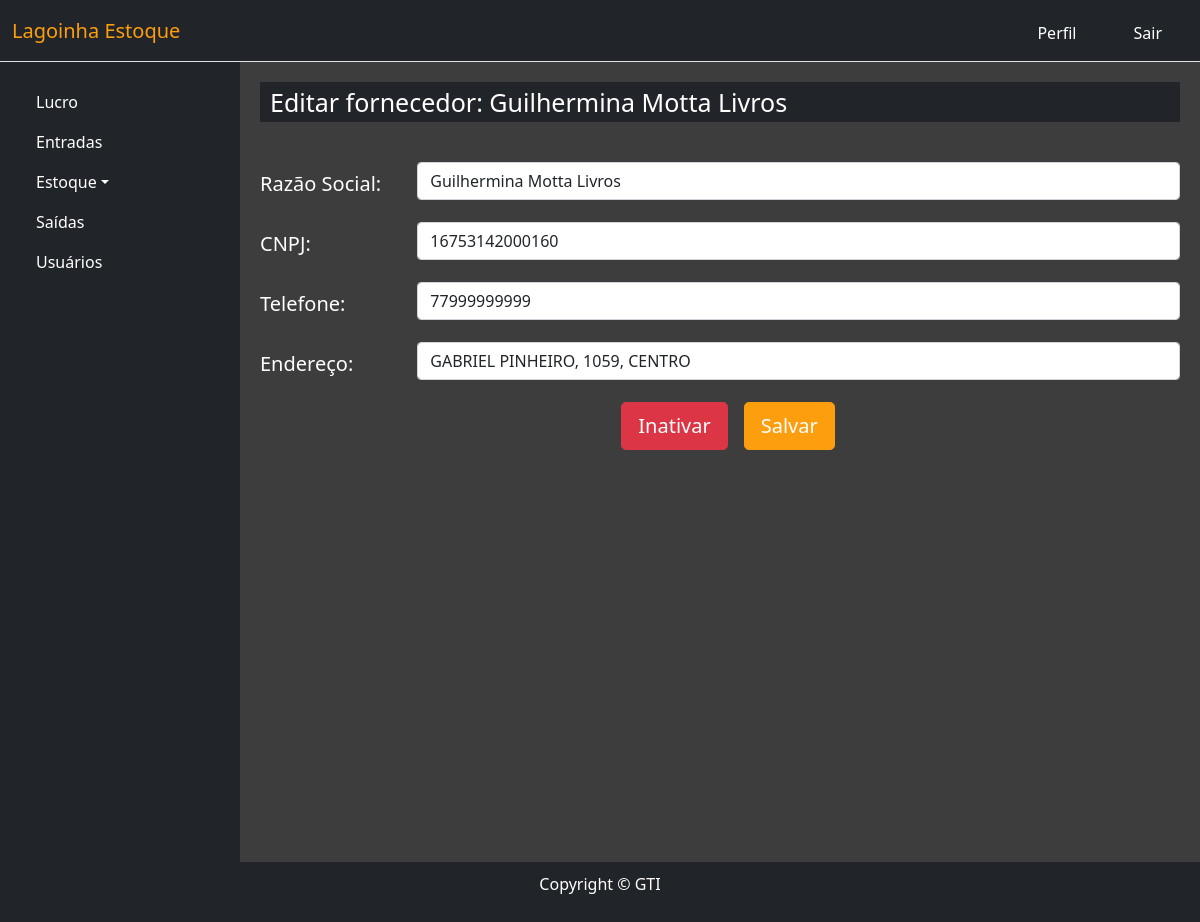
Page /fornecedor/editar_fornecedor/1/ (signed in) on the earlier database version.
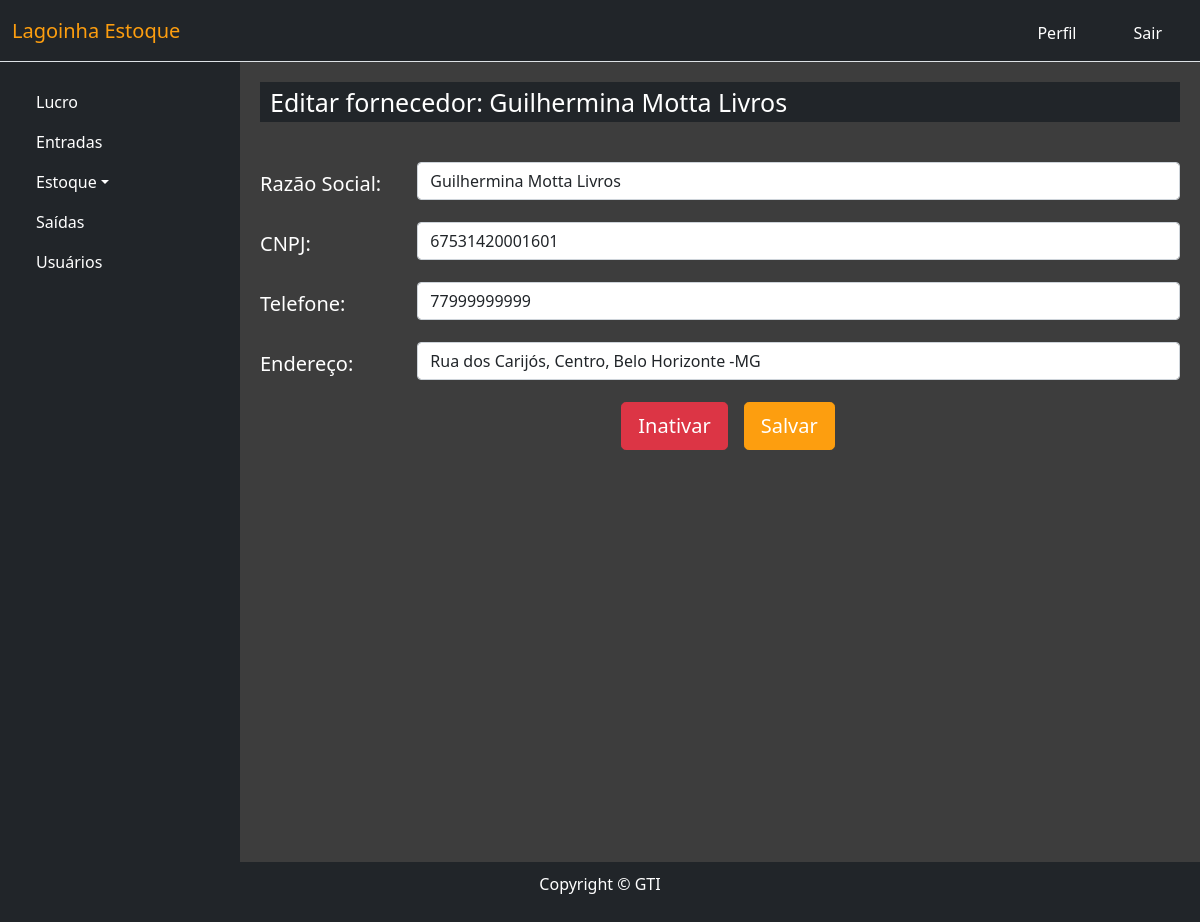
Same page on the later database version.
### fornecedor/models.py (models this page shows, shortened)
class Fornecedor(models.Model):
    razaosocial = models.CharField(max_length=20)
    cnpj = models.CharField(max_length=14, blank=True)
    endereco = models.CharField(max_length=100)
    telefone = models.IntegerField()
    data = models.DateField(default=timezone.now)
    ativo = models.BooleanField(default=True)

### fornecedor/views.py (the view, shortened to what this page needs)
# urls.py: path('editar_fornecedor/<int:fornecedor_id>/', views.editar_fornecedor, name='editar_fornecedor'),
@login_required(login_url='login')
def editar_fornecedor(request, fornecedor_id):
    fornecedor = get_object_or_404(Fornecedor, id=fornecedor_id)
    return render(request, 'fornecedor/editar_fornecedor.html', {'fornecedor': fornecedor})

### fornecedor/templates/fornecedor/editar_fornecedor.html (shortened to what this page needs)
{% extends 'base.html' %}
{% load static %}
{% block titulo %}
    Editar fornecedor: {{ fornecedor.razaosocial }}
{% endblock titulo %}
{% block conteudo %}
    <form method="post" enctype="multipart/form-data" class="mt-4">
        <div class="mb-3 row">
            <label for="razaoSocial" class="col-sm-2 col-form-label">Razão Social:</label>
            <div class="col-sm-10">
                <input type="text" id="razaoSocial" name="razaosocial" class="form-control" value="{{ fornecedor.razaosocial }}" required>
            </div>
        </div>
        <div class="mb-3 row">
            <label for="cnpj" class="col-sm-2 col-form-label">CNPJ:</label>
            <div class="col-sm-10">
                <input type="text" id="cnpj" name="cnpj" class="form-control" value="{{ fornecedor.cnpj }}" required>
            </div>
        </div>
        <div class="mb-3 row">
            <label for="telefone" class="col-sm-2 col-form-label">Telefone:</label>
            <div class="col-sm-10">
                <input type="text" id="telefone" name="telefone" class="form-control" value="{{ fornecedor.telefone }}" required>
            </div>
        </div>
        <div class="mb-3 row">
            <label for="endereco" class="col-sm-2 col-form-label">Endereço:</label>
            <div class="col-sm-10">
                <input type="text"  id="endereco" name="endereco" class="form-control" value="{{ fornecedor.endereco }}" required>
            </div>
        </div>
        <div class="btn-group btn_forn_edit d-flex justify-content-center" role="group" aria-label="Botões de Ação">
            {% if fornecedor.ativo %}
                <div id="contfornecedor2" class="mb-3 mx-3">
                    <a href="#" data-toggle="modal" data-target="#confirmarInativacaoModal" class="btn btn-lg btn-danger">Inativar</a>
                </div>
            {% else %}
                <div id="contfornecedor2" class="mb-3 mx-3">
                    <a href="#" onclick="ativarFornecedor()" class="btn btn-lg btn-success">Ativar</a>
                </div>
            {% endif %}
            <div id="contforncedor" class="mb-3">
                <button class="btn btn-lg btn-primary" type="submit">Salvar</button>
            </div>
        </div>
</form>
{% endblock conteudo %}

Differences in the rows shown:
changed Fornecedor "Guilhermina Motta Livros": cnpj "16753142000160" → "67531420001601"; endereco "GABRIEL PINHEIRO, 1059, CENTRO" → "Rua dos Carijós, Centro, Belo Horizonte -MG"
